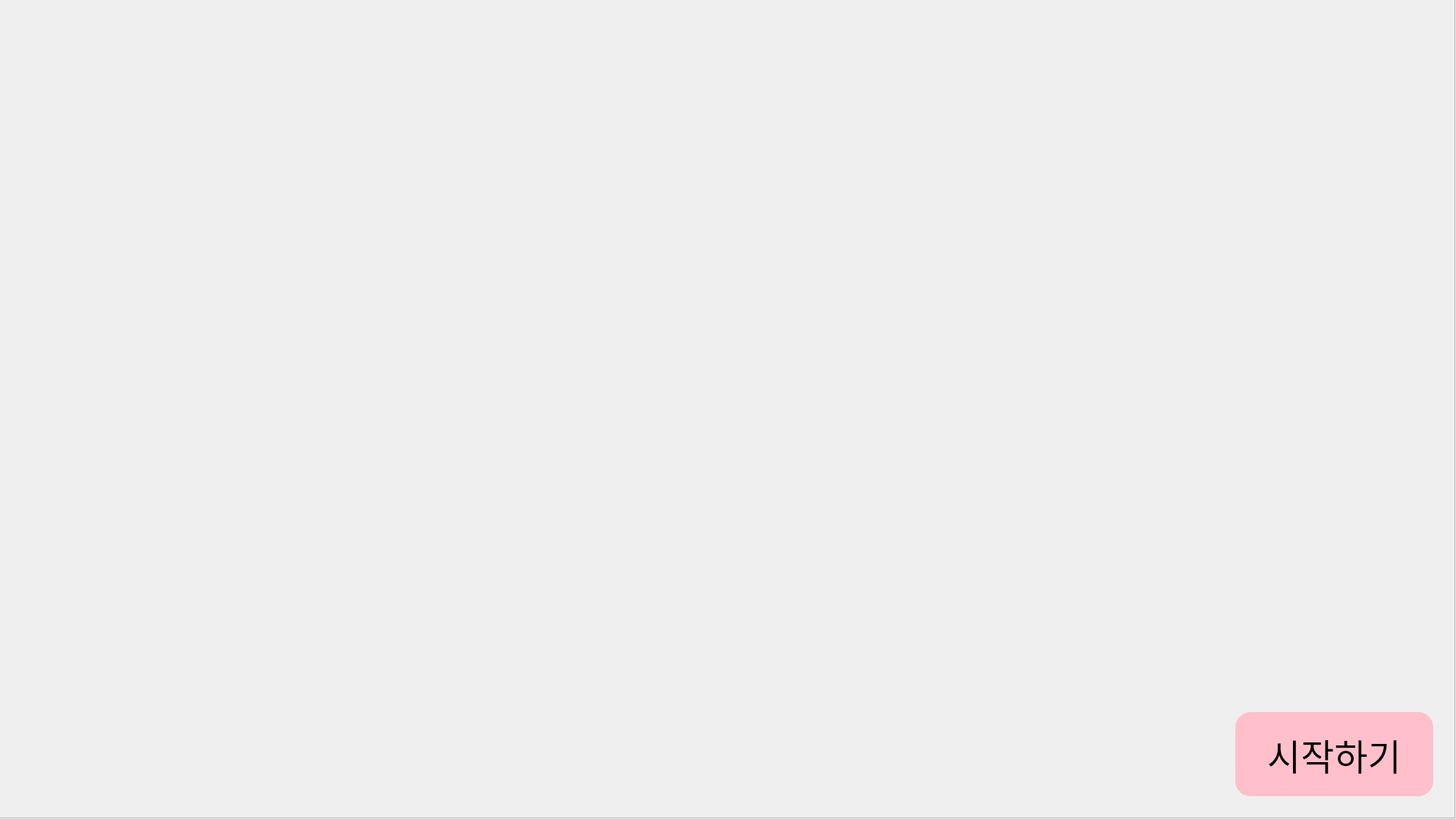
<?xml version="1.0" encoding="UTF-8"?>
<ui version="4.0">
 <class>Form</class>
 <widget class="QWidget" name="Form">
  <property name="geometry">
   <rect>
    <x>0</x>
    <y>0</y>
    <width>1920</width>
    <height>1080</height>
   </rect>
  </property>
  <property name="windowTitle">
   <string>Form</string>
  </property>
  <property name="styleSheet">
   <string notr="true"/>
  </property>
  <widget class="QFrame" name="frame">
   <property name="geometry">
    <rect>
     <x>-1</x>
     <y>-1</y>
     <width>1920</width>
     <height>1080</height>
    </rect>
   </property>
   <property name="font">
    <font>
     <family>CookieRun</family>
     <pointsize>28</pointsize>
     <weight>50</weight>
     <bold>false</bold>
    </font>
   </property>
   <property name="styleSheet">
    <string notr="true">.QFrame {
	background-image: url(:/images/images/NAME_UI.png)
}</string>
   </property>
   <property name="frameShape">
    <enum>QFrame::StyledPanel</enum>
   </property>
   <property name="frameShadow">
    <enum>QFrame::Raised</enum>
   </property>
   <widget class="QPushButton" name="start_btn">
    <property name="geometry">
     <rect>
      <x>1630</x>
      <y>940</y>
      <width>261</width>
      <height>111</height>
     </rect>
    </property>
    <property name="font">
     <font>
      <family>CookieRun</family>
      <pointsize>36</pointsize>
      <weight>50</weight>
      <bold>false</bold>
     </font>
    </property>
    <property name="styleSheet">
     <string notr="true">background-color: pink;
border-radius: 20px;</string>
    </property>
    <property name="text">
     <string>시작하기</string>
    </property>
   </widget>
   <widget class="QLineEdit" name="name">
    <property name="geometry">
     <rect>
      <x>670</x>
      <y>660</y>
      <width>581</width>
      <height>111</height>
     </rect>
    </property>
    <property name="font">
     <font>
      <family>CookieRun</family>
      <pointsize>24</pointsize>
     </font>
    </property>
    <property name="styleSheet">
     <string notr="true">background: transparent;
border: none;
color: white;</string>
    </property>
    <property name="text">
     <string/>
    </property>
    <property name="alignment">
     <set>Qt::AlignCenter</set>
    </property>
   </widget>
  </widget>
 </widget>
 <resources>
  <include location="name.qrc"/>
 </resources>
 <connections/>
</ui>
